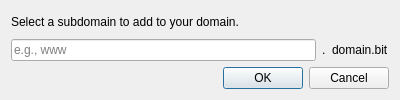
<?xml version="1.0" encoding="UTF-8"?>
<ui version="4.0">
 <class>DNSSubDomainDialog</class>
 <widget class="QDialog" name="DNSSubDomainDialog">
  <property name="geometry">
   <rect>
    <x>0</x>
    <y>0</y>
    <width>400</width>
    <height>100</height>
   </rect>
  </property>
  <property name="windowTitle">
   <string>Dialog</string>
  </property>
  <layout class="QVBoxLayout" name="verticalLayout">
   <item>
    <widget class="QLabel" name="labelSubDomain">
     <property name="text">
      <string>Select a subdomain to add to your domain.</string>
     </property>
    </widget>
   </item>
   <item>
    <layout class="QHBoxLayout" name="horizontalLayout">
     <item>
      <widget class="QLineEdit" name="editSubDomain">
       <property name="placeholderText">
        <string>e.g., www</string>
       </property>
      </widget>
     </item>
     <item>
      <widget class="QLabel" name="label_2">
       <property name="text">
        <string>.</string>
       </property>
      </widget>
     </item>
     <item>
      <widget class="QLabel" name="labelDomainName">
       <property name="text">
        <string>domain.bit</string>
       </property>
      </widget>
     </item>
    </layout>
   </item>
   <item>
    <widget class="QDialogButtonBox" name="btnAdd">
     <property name="orientation">
      <enum>Qt::Horizontal</enum>
     </property>
     <property name="standardButtons">
      <set>QDialogButtonBox::Cancel|QDialogButtonBox::Ok</set>
     </property>
    </widget>
   </item>
  </layout>
 </widget>
 <resources/>
 <connections>
  <connection>
   <sender>btnAdd</sender>
   <signal>accepted()</signal>
   <receiver>DNSSubDomainDialog</receiver>
   <slot>accept()</slot>
   <hints>
    <hint type="sourcelabel">
     <x>248</x>
     <y>254</y>
    </hint>
    <hint type="destinationlabel">
     <x>157</x>
     <y>274</y>
    </hint>
   </hints>
  </connection>
  <connection>
   <sender>btnAdd</sender>
   <signal>rejected()</signal>
   <receiver>DNSSubDomainDialog</receiver>
   <slot>reject()</slot>
   <hints>
    <hint type="sourcelabel">
     <x>316</x>
     <y>260</y>
    </hint>
    <hint type="destinationlabel">
     <x>286</x>
     <y>274</y>
    </hint>
   </hints>
  </connection>
 </connections>
</ui>
